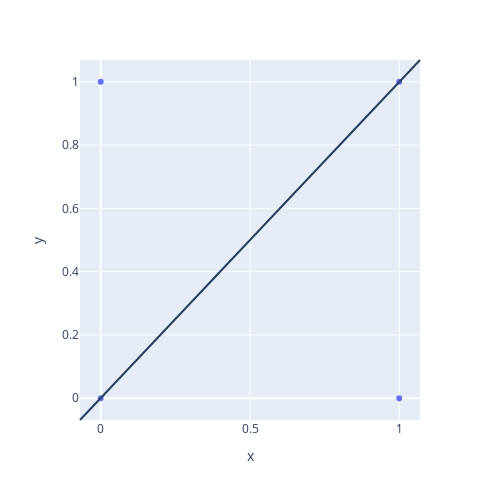

Notebook cell for this chart:
### Code cell
fig = px.scatter(x=y_test.values, y=pred)
fig.update_layout(width=500, height=500)
# Add diagonal line - i.e. if the model was perfect
fig.update_layout(shapes = [{'type': 'line', 'yref': 'paper', 'xref': 'paper', 'y0': 0, 'y1': 1, 'x0': 0, 'x1': 1}])
fig.show()

### Figure 1 — Plotly figure (JSON) as saved in the notebook; plotly's stock layout.template omitted (floating-point values rounded to 4 significant figures; data arrays with more than 128 entries replaced by an {"elided": "..."} marker saying what was removed)
{"data": [{"hovertemplate": "x=%{x}<br>y=%{y}<extra></extra>", "legendgroup": "", "marker": {"color": "#636efa", "symbol": "circle"}, "mode": "markers", "name": "", "showlegend": false, "type": "scattergl", "x": {"elided": "1322 int values"}, "xaxis": "x", "y": {"elided": "1322 int values"}, "yaxis": "y"}], "layout": {"height": 500, "legend": {"tracegroupgap": 0}, "margin": {"t": 60}, "shapes": [{"type": "line", "x0": 0, "x1": 1, "xref": "paper", "y0": 0, "y1": 1, "yref": "paper"}], "width": 500, "xaxis": {"anchor": "y", "domain": [0, 1], "title": {"text": "x"}}, "yaxis": {"anchor": "x", "domain": [0, 1], "title": {"text": "y"}}}}
